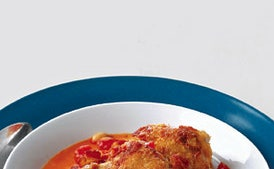
#> input picture data/recipes_sample/Food Images/baked-chicken-with-white-beans-and-tomatoes-231182.jpg, 274 x 169 px
$ python -i preprocessor.py   (imports and definitions only)
#> lines starting #> are read from the running program, lines starting #| are printed output that depends on the picture
"""
Image preprocessing and ingredient name normalization.
Simplified version for compatibility with app/main.py
"""

import json
import os
from rapidfuzz import process, fuzz
import logging
from pathlib import Path
from typing import List, Dict, Union, Tuple
import numpy as np
from PIL import Image
import cv2

logger = logging.getLogger(__name__)


class ImagePreprocessor:
    """
    Handles image preprocessing and ingredient name normalization.

    Features:
    - Image loading and format conversion
    - Resizing and augmentation
    - Ingredient name normalization (fuzzy matching)
    - Duplicate removal and aggregation
    """

    def __init__(
        self,
        target_size: Tuple[int, int] = (640, 640),
        normalization_method: str = "fuzzy",
        fuzzy_threshold: int = 75,
    ):
        """
        Initialize the preprocessor.

        Args:
            target_size: Target image size (width, height)
            normalization_method: Method for ingredient name normalization
            fuzzy_threshold: Threshold for fuzzy string matching
        """
        self.target_size = target_size
        self.normalization_method = normalization_method
        self.fuzzy_threshold = fuzzy_threshold

        # Load unified canonical ingredient vocabulary
        self.ingredient_vocab = self._load_ingredient_vocabulary()

        logger.info("ImagePreprocessor initialized")

    # ------------------------------------------------------------
    # Load canonical vocabulary
    # ------------------------------------------------------------
    def _load_ingredient_vocabulary(self):
        """
        Load canonical ingredient vocabulary stored in:
        project_root/data/canonical_vocab.json

        Returns:
            List of normalized ingredient tokens
        """
        vocab_path = os.path.join(
            os.path.dirname(__file__),
            "..", "..", "data", "canonical_vocab.json"
        )

        vocab_path = os.path.abspath(vocab_path)

        if not os.path.exists(vocab_path):
            raise FileNotFoundError(
                f"canonical_vocab.json not found at {vocab_path}"
            )

        with open(vocab_path, "r", encoding="utf-8") as f:
            vocab = json.load(f)

        # clean + standardize
        vocab = [v.lower().strip() for v in vocab if isinstance(v, str)]

        return vocab

    # ------------------------------------------------------------
    # Image handling
    # ------------------------------------------------------------
    # [169 lines left out: functions load_image, preprocess_image, normalize_ingredient_names, remove_duplicates, aggregate_ingredients, apply_filters, not called in this run]

>>> import cv2
>>> picture = cv2.imread('../../data/recipes_sample/Food Images/baked-chicken-with-white-beans-and-tomatoes-231182.jpg', cv2.IMREAD_GRAYSCALE)
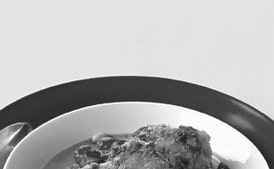
#> picture: shape (169, 274); min 19, max 255, mean 177.9
>>> result = ImagePreprocessor().preprocess_image(picture)
#> (the run stopped early here; a loop or call above may not have finished)

$ run again, on data/recipes_sample/Food Images/carrots-with-shallots-sage-and-thyme-356039.jpg
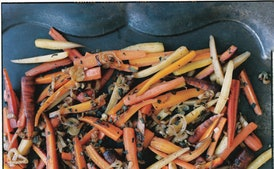
#> input picture data/recipes_sample/Food Images/carrots-with-shallots-sage-and-thyme-356039.jpg, 274 x 169 px
#> `picture = cv2.imread('../../data/recipes_sample/Food Images/baked-chic..`:
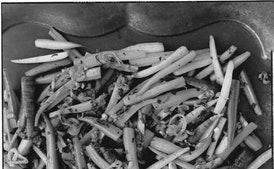
#> picture: shape (169, 274); min 0, max 255, mean 97.4
